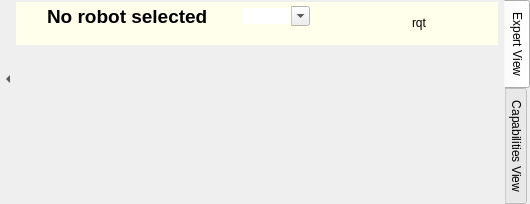
  <widget class="QWidget" name="centralwidget">
   <layout class="QHBoxLayout" name="horizontalLayout_9">
    <property name="spacing">
     <number>0</number>
    </property>
    <property name="margin">
     <number>0</number>
    </property>
    <item>
     <widget class="QFrame" name="frame_2">
      <property name="frameShape">
       <enum>QFrame::NoFrame</enum>
      </property>
      <property name="frameShadow">
       <enum>QFrame::Raised</enum>
      </property>
      <layout class="QVBoxLayout" name="verticalLayout">
       <property name="spacing">
        <number>1</number>
       </property>
       <property name="margin">
        <number>0</number>
       </property>
       <item>
        <widget class="QToolButton" name="hideDocksButton">
         <property name="sizePolicy">
          <sizepolicy hsizetype="Fixed" vsizetype="Preferred">
           <horstretch>0</horstretch>
           <verstretch>0</verstretch>
          </sizepolicy>
         </property>
         <property name="text">
          <string>...</string>
         </property>
         <property name="iconSize">
          <size>
           <width>8</width>
           <height>8</height>
          </size>
         </property>
         <property name="checkable">
          <bool>true</bool>
         </property>
         <property name="popupMode">
          <enum>QToolButton::DelayedPopup</enum>
         </property>
         <property name="toolButtonStyle">
          <enum>Qt::ToolButtonIconOnly</enum>
         </property>
         <property name="autoRaise">
          <bool>true</bool>
         </property>
         <property name="arrowType">
          <enum>Qt::LeftArrow</enum>
         </property>
        </widget>
       </item>
       <item>
        <widget class="QPushButton" name="logButton">
         <property name="enabled">
          <bool>false</bool>
         </property>
         <property name="maximumSize">
          <size>
           <width>16</width>
           <height>16777215</height>
          </size>
         </property>
         <property name="text">
          <string/>
         </property>
         <property name="icon">
          <iconset resource="GUI.qrc">
           <normaloff>:/icons/crystal_clear_warning.png</normaloff>:/icons/crystal_clear_warning.png</iconset>
         </property>
         <property name="iconSize">
          <size>
           <width>16</width>
           <height>16</height>
          </size>
         </property>
         <property name="flat">
          <bool>true</bool>
         </property>
        </widget>
       </item>
       <item>
        <widget class="QPushButton" name="infoButton">
         <property name="sizePolicy">
          <sizepolicy hsizetype="Preferred" vsizetype="Fixed">
           <horstretch>0</horstretch>
           <verstretch>0</verstretch>
          </sizepolicy>
         </property>
         <property name="maximumSize">
          <size>
           <width>16</width>
           <height>16777215</height>
          </size>
         </property>
         <property name="icon">
          <iconset resource="GUI.qrc">
           <normaloff>:/icons/crystal_clear_info.png</normaloff>:/icons/crystal_clear_info.png</iconset>
         </property>
         <property name="flat">
          <bool>true</bool>
         </property>
        </widget>
       </item>
      </layout>
     </widget>
    </item>
    <item>
     <widget class="QTabWidget" name="tabWidget">
      <property name="tabPosition">
       <enum>QTabWidget::East</enum>
      </property>
      <property name="currentIndex">
       <number>0</number>
      </property>
      <property name="elideMode">
       <enum>Qt::ElideLeft</enum>
      </property>
      <property name="documentMode">
       <bool>true</bool>
      </property>
      <widget class="QWidget" name="expert_tab">
       <attribute name="title">
        <string>Expert View</string>
       </attribute>
       <layout class="QVBoxLayout" name="verticalLayout_2">
        <property name="spacing">
         <number>3</number>
        </property>
        <property name="leftMargin">
         <number>0</number>
        </property>
        <property name="topMargin">
         <number>2</number>
        </property>
        <property name="rightMargin">
         <number>6</number>
        </property>
        <property name="bottomMargin">
         <number>1</number>
        </property>
        <item>
         <widget class="QFrame" name="masterInfoFrame">
          <property name="enabled">
           <bool>true</bool>
          </property>
          <property name="sizePolicy">
           <sizepolicy hsizetype="Preferred" vsizetype="Fixed">
            <horstretch>0</horstretch>
            <verstretch>0</verstretch>
           </sizepolicy>
          </property>
          <property name="palette">
           <palette>
            <active>
             <colorrole role="Base">
              <brush brushstyle="SolidPattern">
               <color alpha="255">
                <red>255</red>
                <green>255</green>
                <blue>255</blue>
               </color>
              </brush>
             </colorrole>
             <colorrole role="Window">
              <brush brushstyle="SolidPattern">
               <color alpha="255">
                <red>255</red>
                <green>255</green>
                <blue>235</blue>
               </color>
              </brush>
             </colorrole>
            </active>
            <inactive>
             <colorrole role="Base">
              <brush brushstyle="SolidPattern">
               <color alpha="255">
                <red>255</red>
                <green>255</green>
                <blue>255</blue>
               </color>
              </brush>
             </colorrole>
             <colorrole role="Window">
              <brush brushstyle="SolidPattern">
               <color alpha="255">
                <red>255</red>
                <green>255</green>
                <blue>235</blue>
               </color>
              </brush>
             </colorrole>
            </inactive>
            <disabled>
             <colorrole role="Base">
              <brush brushstyle="SolidPattern">
               <color alpha="255">
                <red>255</red>
                <green>255</green>
                <blue>235</blue>
               </color>
              </brush>
             </colorrole>
             <colorrole role="Window">
              <brush brushstyle="SolidPattern">
               <color alpha="255">
                <red>255</red>
                <green>255</green>
                <blue>235</blue>
               </color>
              </brush>
             </colorrole>
            </disabled>
           </palette>
          </property>
          <property name="autoFillBackground">
           <bool>true</bool>
          </property>
          <property name="frameShape">
           <enum>QFrame::NoFrame</enum>
          </property>
          <property name="lineWidth">
           <number>0</number>
          </property>
          <layout class="QHBoxLayout" name="horizontalLayout_4">
           <property name="spacing">
            <number>1</number>
           </property>
           <property name="margin">
            <number>3</number>
           </property>
           <item>
            <widget class="QLabel" name="imageLabel">
             <property name="enabled">
              <bool>true</bool>
             </property>
             <property name="sizePolicy">
              <sizepolicy hsizetype="Fixed" vsizetype="Minimum">
               <horstretch>0</horstretch>
               <verstretch>0</verstretch>
              </sizepolicy>
             </property>
             <property name="text">
              <string/>
             </property>
            </widget>
           </item>
           <item>
            <widget class="QFrame" name="nameFrame">
             <layout class="QVBoxLayout" name="verticalLayout_7">
              <property name="spacing">
               <number>0</number>
              </property>
              <property name="margin">
               <number>0</number>
              </property>
              <item>
               <widget class="QFrame" name="frame">
                <property name="frameShape">
                 <enum>QFrame::NoFrame</enum>
                </property>
                <property name="frameShadow">
                 <enum>QFrame::Raised</enum>
                </property>
                <layout class="QHBoxLayout" name="horizontalLayout_11">
                 <property name="spacing">
                  <number>3</number>
                 </property>
                 <property name="margin">
                  <number>0</number>
                 </property>
                 <item>
                  <widget class="QLabel" name="simTimeLabel">
                   <property name="sizePolicy">
                    <sizepolicy hsizetype="Fixed" vsizetype="Fixed">
                     <horstretch>0</horstretch>
                     <verstretch>0</verstretch>
                    </sizepolicy>
                   </property>
                   <property name="toolTip">
                    <string>&lt;html&gt;&lt;head/&gt;&lt;body&gt;&lt;p&gt;`use_sim_time` is enabled&lt;/p&gt;&lt;/body&gt;&lt;/html&gt;</string>
                   </property>
                   <property name="text">
                    <string/>
                   </property>
                   <property name="pixmap">
                    <pixmap resource="GUI.qrc">:/icons/crystal_clear_xclock.png</pixmap>
                   </property>
                  </widget>
                 </item>
                 <item>
                  <widget class="QLabel" name="launchServerLabel">
                   <property name="sizePolicy">
                    <sizepolicy hsizetype="Fixed" vsizetype="Fixed">
                     <horstretch>0</horstretch>
                     <verstretch>0</verstretch>
                    </sizepolicy>
                   </property>
                   <property name="maximumSize">
                    <size>
                     <width>20</width>
                     <height>20</height>
                    </size>
                   </property>
                   <property name="toolTip">
                    <string>&lt;html&gt;&lt;head/&gt;&lt;body&gt;&lt;p&gt;`roslaunch/uris` are registered and corresponding server contain not only rosmaster.&lt;/p&gt;&lt;/body&gt;&lt;/html&gt;</string>
                   </property>
                   <property name="text">
                    <string/>
                   </property>
                   <property name="pixmap">
                    <pixmap resource="GUI.qrc">:/icons/crystal_clear_launch_server.png</pixmap>
                   </property>
                   <property name="scaledContents">
                    <bool>true</bool>
                   </property>
                  </widget>
                 </item>
                 <item>
                  <widget class="QLabel" name="masternameLabel">
                   <property name="text">
                    <string>&lt;!DOCTYPE HTML PUBLIC &quot;-//W3C//DTD HTML 4.0//EN&quot; &quot;http://www.w3.org/TR/REC-html40/strict.dtd&quot;&gt;
&lt;html&gt;&lt;head&gt;&lt;meta name=&quot;qrichtext&quot; content=&quot;1&quot; /&gt;&lt;style type=&quot;text/css&quot;&gt;
p, li { white-space: pre-wrap; }
&lt;/style&gt;&lt;/head&gt;&lt;body style=&quot; font-family:'Ubuntu'; font-size:9pt; font-weight:400; font-style:normal;&quot;&gt;
&lt;p style=&quot; margin-top:0px; margin-bottom:0px; margin-left:0px; margin-right:0px; -qt-block-indent:0; text-indent:0px;&quot;&gt;&lt;span style=&quot; font-size:14pt; font-weight:600;&quot;&gt;No robot selected&lt;/span&gt;&lt;/p&gt;&lt;/body&gt;&lt;/html&gt;</string>
                   </property>
                  </widget>
                 </item>
                 <item>
                  <widget class="QFrame" name="user_frame">
                   <property name="frameShape">
                    <enum>QFrame::NoFrame</enum>
                   </property>
                   <property name="frameShadow">
                    <enum>QFrame::Raised</enum>
                   </property>
                   <layout class="QHBoxLayout" name="horizontalLayout_10">
                    <property name="spacing">
                     <number>0</number>
                    </property>
                    <property name="margin">
                     <number>0</number>
                    </property>
                    <item>
                     <spacer name="horizontalSpacer_2">
                      <property name="orientation">
                       <enum>Qt::Horizontal</enum>
                      </property>
                      <property name="sizeHint" stdset="0">
                       <size>
                        <width>16</width>
                        <height>20</height>
                       </size>
                      </property>
                     </spacer>
                    </item>
                    <item>
                     <widget class="QLabel" name="user_label">
                      <property name="text">
                       <string/>
                      </property>
                      <property name="pixmap">
                       <pixmap resource="GUI.qrc">:/icons/crystal_clear_user.png</pixmap>
                      </property>
                     </widget>
                    </item>
                    <item>
                     <widget class="QComboBox" name="userComboBox">
                      <property name="maximumSize">
                       <size>
                        <width>16777215</width>
                        <height>20</height>
                       </size>
                      </property>
                      <property name="font">
                       <font>
                        <italic>true</italic>
                       </font>
                      </property>
                      <property name="toolTip">
                       <string>&lt;html&gt;&lt;head/&gt;&lt;body&gt;&lt;p&gt;&lt;span style=&quot; font-style:normal;&quot;&gt;The username used for connections to this host&lt;/span&gt;&lt;/p&gt;&lt;/body&gt;&lt;/html&gt;</string>
                      </property>
                      <property name="editable">
                       <bool>true</bool>
                      </property>
                      <property name="currentIndex">
                       <number>-1</number>
                      </property>
                      <property name="maxCount">
                       <number>15</number>
                      </property>
                      <property name="frame">
                       <bool>false</bool>
                      </property>
                     </widget>
                    </item>
                    <item>
                     <spacer name="horizontalSpacer">
                      <property name="orientation">
                       <enum>Qt::Horizontal</enum>
                      </property>
                      <property name="sizeType">
                       <enum>QSizePolicy::Fixed</enum>
                      </property>
                      <property name="sizeHint" stdset="0">
                       <size>
                        <width>10</width>
                        <height>20</height>
                       </size>
                      </property>
                     </spacer>
                    </item>
                   </layout>
                  </widget>
                 </item>
                </layout>
               </widget>
              </item>
              <item>
               <widget class="QLabel" name="masterInfoLabel">
                <property name="text">
                 <string/>
                </property>
               </widget>
              </item>
             </layout>
            </widget>
           </item>
           <item>
            <widget class="QPushButton" name="refreshHostButton">
             <property name="enabled">
              <bool>true</bool>
             </property>
             <property name="sizePolicy">
              <sizepolicy hsizetype="Fixed" vsizetype="Fixed">
               <horstretch>0</horstretch>
               <verstretch>0</verstretch>
              </sizepolicy>
             </property>
             <property name="maximumSize">
              <size>
               <width>32</width>
               <height>16777215</height>
              </size>
             </property>
             <property name="toolTip">
              <string>Updates the current host (F5)</string>
             </property>
             <property name="text">
              <string/>
             </property>
             <property name="icon">
              <iconset resource="GUI.qrc">
               <normaloff>:/icons/oxygen_view_refresh.png</normaloff>:/icons/oxygen_view_refresh.png</iconset>
             </property>
             <property name="shortcut">
              <string>F5</string>
             </property>
             <property name="flat">
              <bool>true</bool>
             </property>
            </widget>
           </item>
           <item>
            <widget class="QPushButton" name="runButton">
             <property name="sizePolicy">
              <sizepolicy hsizetype="Fixed" vsizetype="Fixed">
               <horstretch>0</horstretch>
               <verstretch>0</verstretch>
              </sizepolicy>
             </property>
             <property name="maximumSize">
              <size>
               <width>24</width>
               <height>16777215</height>
              </size>
             </property>
             <property name="toolTip">
              <string>Runs a node without configuration (Alt+N)</string>
             </property>
             <property name="text">
              <string/>
             </property>
             <property name="icon">
              <iconset resource="GUI.qrc">
               <normaloff>:/icons/crystal_clear_clicknrun.png</normaloff>:/icons/crystal_clear_clicknrun.png</iconset>
             </property>
             <property name="iconSize">
              <size>
               <width>16</width>
               <height>16</height>
              </size>
             </property>
             <property name="shortcut">
              <string>Alt+N</string>
             </property>
             <property name="flat">
              <bool>true</bool>
             </property>
            </widget>
           </item>
           <item>
            <widget class="QPushButton" name="rqtButton">
             <property name="sizePolicy">
              <sizepolicy hsizetype="Fixed" vsizetype="Fixed">
               <horstretch>0</horstretch>
               <verstretch>0</verstretch>
              </sizepolicy>
             </property>
             <property name="toolTip">
              <string>&lt;html&gt;&lt;head/&gt;&lt;body&gt;&lt;p&gt;starts the &lt;span style=&quot; font-weight:600;&quot;&gt;rqt plugins&lt;/span&gt; that are connected to the selected master&lt;/p&gt;&lt;/body&gt;&lt;/html&gt;</string>
             </property>
             <property name="text">
              <string>rqt</string>
             </property>
             <property name="flat">
              <bool>true</bool>
             </property>
            </widget>
           </item>
           <item>
            <widget class="QPushButton" name="syncButton">
             <property name="minimumSize">
              <size>
               <width>35</width>
               <height>0</height>
              </size>
             </property>
             <property name="maximumSize">
              <size>
               <width>35</width>
               <height>16777215</height>
              </size>
             </property>
             <property name="toolTip">
              <string>&lt;html&gt;&lt;head/&gt;&lt;body&gt;&lt;p&gt;Opens a sync dialog with additional sync options&lt;/p&gt;&lt;/body&gt;&lt;/html&gt;</string>
             </property>
             <property name="whatsThis">
              <string>&lt;!DOCTYPE HTML PUBLIC &quot;-//W3C//DTD HTML 4.0//EN&quot; &quot;http://www.w3.org/TR/REC-html40/strict.dtd&quot;&gt;
&lt;html&gt;&lt;head&gt;&lt;meta name=&quot;qrichtext&quot; content=&quot;1&quot; /&gt;&lt;style type=&quot;text/css&quot;&gt;
p, li { white-space: pre-wrap; }
&lt;/style&gt;&lt;/head&gt;&lt;body style=&quot; font-family:'Ubuntu'; font-size:9pt; font-weight:400; font-style:normal;&quot;&gt;
&lt;p style=&quot; margin-top:0px; margin-bottom:0px; margin-left:0px; margin-right:0px; -qt-block-indent:0; text-indent:0px;&quot;&gt;Enables / Disables the synchronization to discovered hosts. &lt;/p&gt;
&lt;p style=&quot; margin-top:0px; margin-bottom:0px; margin-left:0px; margin-right:0px; -qt-block-indent:0; text-indent:0px;&quot;&gt;This is done by running the &lt;span style=&quot; font-weight:600;&quot;&gt;master_sync&lt;/span&gt; node of &lt;span style=&quot; font-weight:600;&quot;&gt;master_sync_fkie&lt;/span&gt; package.&lt;/p&gt;
&lt;p style=&quot;-qt-paragraph-type:empty; margin-top:0px; margin-bottom:0px; margin-left:0px; margin-right:0px; -qt-block-indent:0; text-indent:0px;&quot;&gt;&lt;/p&gt;
&lt;p style=&quot; margin-top:0px; margin-bottom:0px; margin-left:0px; margin-right:0px; -qt-block-indent:0; text-indent:0px;&quot;&gt;The checkbox next to each host name in ROS network indicates whether the master_sync node is running.&lt;/p&gt;
&lt;p style=&quot;-qt-paragraph-type:empty; margin-top:0px; margin-bottom:0px; margin-left:0px; margin-right:0px; -qt-block-indent:0; text-indent:0px;&quot;&gt;&lt;/p&gt;
&lt;p style=&quot; margin-top:0px; margin-bottom:0px; margin-left:0px; margin-right:0px; -qt-block-indent:0; text-indent:0px;&quot;&gt;&lt;img src=&quot;:/icons/crystal_clear_warning.png&quot; /&gt; This button is disabled, if the local ROS_MASTER_URI is referenced to a remote host.&lt;/p&gt;&lt;/body&gt;&lt;/html&gt;</string>
             </property>
             <property name="text">
              <string/>
             </property>
             <property name="icon">
              <iconset resource="GUI.qrc">
               <normaloff>:/icons/irondevil_sync.png</normaloff>:/icons/irondevil_sync.png</iconset>
             </property>
             <property name="shortcut">
              <string>Ctrl+S</string>
             </property>
             <property name="checkable">
              <bool>true</bool>
             </property>
             <property name="checked">
              <bool>false</bool>
             </property>
             <property name="flat">
              <bool>true</bool>
             </property>
            </widget>
           </item>
          </layout>
         </widget>
        </item>
        <item>
         <widget class="QWidget" name="tabPlace" native="true"/>
        </item>
       </layout>
      </widget>
      <widget class="QWidget" name="capabilities_tab">
       <attribute name="title">
        <string>Capabilities View</string>
       </attribute>
       <layout class="QHBoxLayout" name="horizontalLayout_2">
        <property name="spacing">
         <number>0</number>
        </property>
        <property name="margin">
         <number>1</number>
        </property>
       </layout>
      </widget>
     </widget>
    </item>
   </layout>
  </widget>
